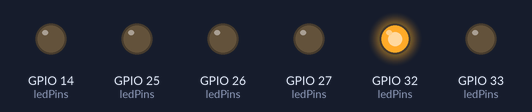
Simulated run of this program. Board: ESP32. On the bench: output pins drawn as LEDs (lit = HIGH).

Above: at 0.2 s.
At 1.7 s:
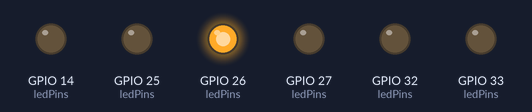
At 2.7 s:
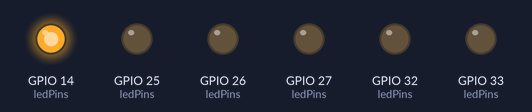
At 3.2 s:
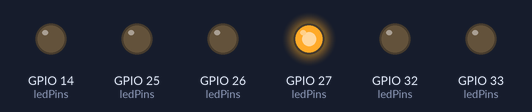
At 4.7 s:
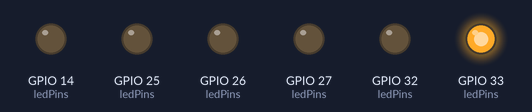
At 6.2 s:
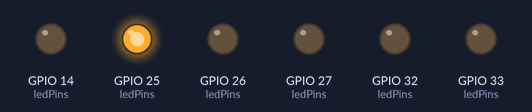
Timing chart, 0 to 6.5 s (numbered marks = the images above):
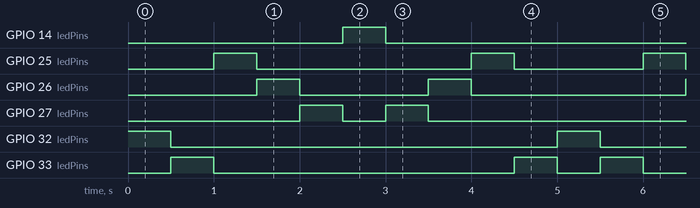

Measured:
- by itself, GPIO 14 (ledPins), GPIO 32 (ledPins): alternates HIGH for 0.50 s and LOW for 4.5 s
- by itself, GPIO 25 (ledPins): repeats every 5.0 s: LOW 2.5 s, HIGH 0.50 s, LOW 1.5 s, HIGH 0.50 s
- by itself, GPIO 26 (ledPins): repeats every 5.0 s: LOW 1.5 s, HIGH 0.50 s, LOW 2.5 s, HIGH 0.50 s
- by itself, GPIO 27 (ledPins): repeats every 5.0 s: LOW 0.50 s, HIGH 0.50 s, LOW 3.5 s, HIGH 0.50 s
- by itself, GPIO 33 (ledPins): repeats every 5.0 s: LOW 3.5 s, HIGH 0.50 s, LOW 0.50 s, HIGH 0.50 s

The program:

main.cpp
```cpp
#include <Arduino.h>

#define LED1 32
#define LED2 33
#define LED3 25
#define LED4 26
#define LED5 27
#define LED6 14


int ledPins[] = {LED1, LED2, LED3, LED4, LED5,LED6}; // 定义一个数组，存储LED引脚


void setup() {
  // 设定主角（程序里的变量对应硬件的引脚），引脚功能/作用（输入/输出）
for(int i = 0; i < 6; i++)
pinMode(ledPins[i],OUTPUT);
}

void loop() {
  //来回for循环，设置好起止点
for(int i = 0; i < 6; i++ )
  {
    digitalWrite(ledPins[i] , HIGH);
    delay(500);
    digitalWrite(ledPins[i] , LOW);
  }
for(int i = 4;i > 0;i--)
  {
    digitalWrite(ledPins[i], HIGH);
    delay(500);
    digitalWrite(ledPins[i], LOW);
    }
}
```
